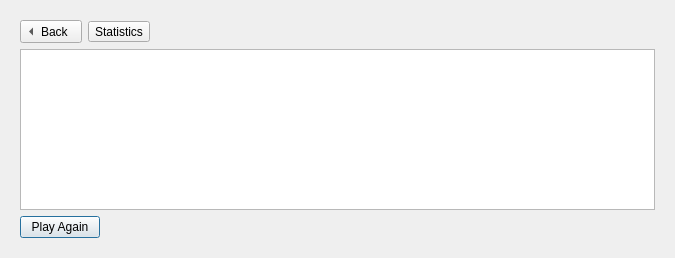
<?xml version="1.0" encoding="UTF-8"?>
<ui version="4.0">
 <class>CGameHistoryDialog</class>
 <widget class="QDialog" name="CGameHistoryDialog">
  <property name="geometry">
   <rect>
    <x>0</x>
    <y>0</y>
    <width>675</width>
    <height>258</height>
   </rect>
  </property>
  <property name="sizePolicy">
   <sizepolicy hsizetype="Minimum" vsizetype="Preferred">
    <horstretch>0</horstretch>
    <verstretch>0</verstretch>
   </sizepolicy>
  </property>
  <property name="minimumSize">
   <size>
    <width>675</width>
    <height>0</height>
   </size>
  </property>
  <property name="windowTitle">
   <string>Game History</string>
  </property>
  <layout class="QVBoxLayout" name="verticalLayout">
   <item>
    <widget class="QStackedWidget" name="stackedWidget">
     <property name="currentIndex">
      <number>1</number>
     </property>
     <widget class="QWidget" name="page_0">
      <layout class="QGridLayout" name="gridLayout">
       <item row="0" column="0">
        <layout class="QHBoxLayout" name="horizontalLayout_2">
         <item>
          <widget class="QToolButton" name="deleteButton">
           <property name="toolTip">
            <string>Delete Game</string>
           </property>
           <property name="text">
            <string>...</string>
           </property>
          </widget>
         </item>
         <item>
          <layout class="QHBoxLayout" name="horizontalLayout">
           <item>
            <spacer name="horizontalSpacer">
             <property name="orientation">
              <enum>Qt::Horizontal</enum>
             </property>
             <property name="sizeHint" stdset="0">
              <size>
               <width>40</width>
               <height>20</height>
              </size>
             </property>
            </spacer>
           </item>
          </layout>
         </item>
        </layout>
       </item>
       <item row="1" column="0">
        <widget class="CGameHistoryTableView" name="tableViewGameHistory">
         <property name="sizePolicy">
          <sizepolicy hsizetype="Minimum" vsizetype="Expanding">
           <horstretch>0</horstretch>
           <verstretch>0</verstretch>
          </sizepolicy>
         </property>
         <property name="minimumSize">
          <size>
           <width>0</width>
           <height>0</height>
          </size>
         </property>
         <property name="selectionMode">
          <enum>QAbstractItemView::SingleSelection</enum>
         </property>
         <property name="selectionBehavior">
          <enum>QAbstractItemView::SelectRows</enum>
         </property>
         <attribute name="horizontalHeaderHighlightSections">
          <bool>false</bool>
         </attribute>
         <attribute name="verticalHeaderHighlightSections">
          <bool>false</bool>
         </attribute>
        </widget>
       </item>
      </layout>
     </widget>
     <widget class="QWidget" name="page_1">
      <layout class="QVBoxLayout" name="verticalLayout_2">
       <item>
        <layout class="QHBoxLayout" name="horizontalLayout_3">
         <item>
          <widget class="QToolButton" name="backButtonPage1">
           <property name="text">
            <string>Back</string>
           </property>
           <property name="toolButtonStyle">
            <enum>Qt::ToolButtonTextBesideIcon</enum>
           </property>
           <property name="arrowType">
            <enum>Qt::LeftArrow</enum>
           </property>
          </widget>
         </item>
         <item>
          <widget class="QToolButton" name="statsButton">
           <property name="toolTip">
            <string>Show Statistics</string>
           </property>
           <property name="text">
            <string>Statistics</string>
           </property>
           <property name="toolButtonStyle">
            <enum>Qt::ToolButtonTextBesideIcon</enum>
           </property>
          </widget>
         </item>
         <item>
          <spacer name="horizontalSpacer_2">
           <property name="orientation">
            <enum>Qt::Horizontal</enum>
           </property>
           <property name="sizeHint" stdset="0">
            <size>
             <width>40</width>
             <height>20</height>
            </size>
           </property>
          </spacer>
         </item>
        </layout>
       </item>
       <item>
        <widget class="CGameHistoryTableView" name="tableViewRanking">
         <property name="selectionMode">
          <enum>QAbstractItemView::SingleSelection</enum>
         </property>
         <property name="selectionBehavior">
          <enum>QAbstractItemView::SelectRows</enum>
         </property>
         <attribute name="horizontalHeaderHighlightSections">
          <bool>false</bool>
         </attribute>
         <attribute name="verticalHeaderHighlightSections">
          <bool>false</bool>
         </attribute>
        </widget>
       </item>
       <item>
        <layout class="QHBoxLayout" name="horizontalLayout_4">
         <item>
          <widget class="QPushButton" name="pushButtonPlayGame">
           <property name="text">
            <string>Play Again</string>
           </property>
          </widget>
         </item>
         <item>
          <spacer name="horizontalSpacer_3">
           <property name="orientation">
            <enum>Qt::Horizontal</enum>
           </property>
           <property name="sizeHint" stdset="0">
            <size>
             <width>40</width>
             <height>20</height>
            </size>
           </property>
          </spacer>
         </item>
        </layout>
       </item>
      </layout>
     </widget>
    </widget>
   </item>
  </layout>
 </widget>
 <customwidgets>
  <customwidget>
   <class>CGameHistoryTableView</class>
   <extends>QTableView</extends>
   <header>game_history_table_view.h</header>
  </customwidget>
 </customwidgets>
 <resources/>
 <connections/>
</ui>
